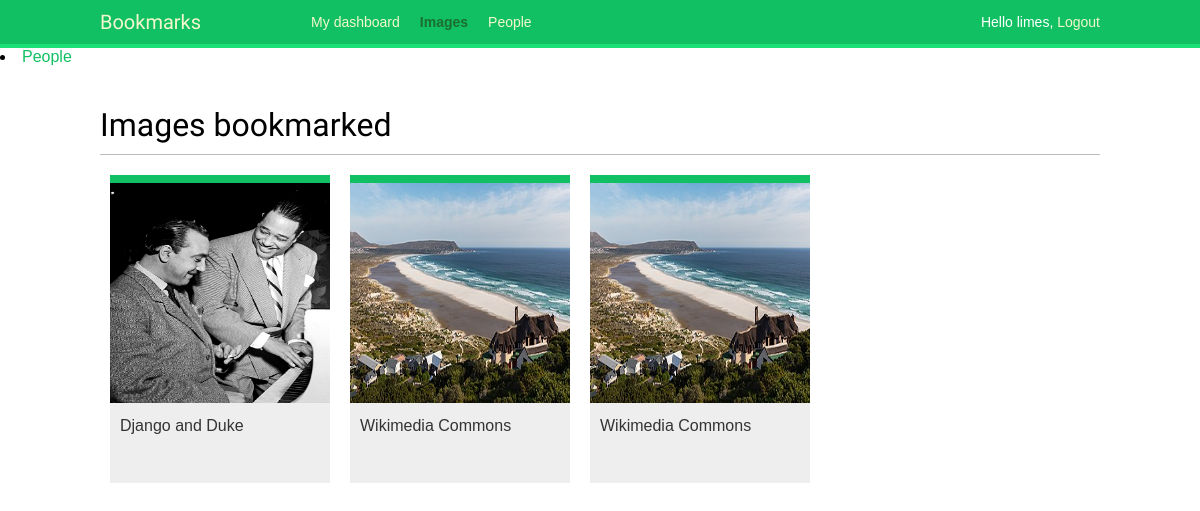
Page /images/ (signed in) on the committed database.
### images/models.py (models this page shows, shortened)
class Image(models.Model):
    user = models.ForeignKey(settings.AUTH_USER_MODEL, related_name='images_created', on_delete=models.CASCADE)
    title = models.CharField(max_length=200)
    slug = models.SlugField(max_length=200, blank=True)
    url = models.URLField(max_length=2000)
    image = models.ImageField(upload_to='images/%Y/%m/%d/')
    total_likes = models.PositiveIntegerField(default=0)
    description = models.TextField(blank=True)
    created = models.DateField(auto_now_add=True)
    users_like = models.ManyToManyField(settings.AUTH_USER_MODEL,related_name='images_liked',blank=True)
    class Meta:
        indexes = [
            models.Index(fields=['-created']),
            models.Index(fields=['-total_likes']),
        ]
        ordering = ['-created']
    def get_absolute_url(self):
        return reverse('images:detail', args=[self.id,self.slug])

### images/views.py (the view)
# urls.py: path('', views.image_list, name='list'),
@login_required
def image_list(request):
    images = Image.objects.all()
    paginator = Paginator(images, 8)
    page = request.GET.get('page')
    images_only = request.GET.get('images_only')
    try:
        images = paginator.page(page)
    except PageNotAnInteger:
        images = paginator.page(1)
    except EmptyPage:
        if images_only:
            return HttpResponse('')
        images = paginator.page(paginator.num_pages)
    if images_only:
        return render(request,
                      'images/image/list_images.html',
                      {'section': 'images',
                       'images': images})
    return render(request,
                  'images/image/list.html',
                   {'section': 'images',
                    'images': images})

### images/templates/images/image/list.html (shortened to what this page needs)
{% extends "base.html" %}
{% block content %}
  <h1>Images bookmarked</h1>
  <div id="image-list">
    {% include "images/image/list_images.html" %}
  </div>
{% endblock %}

### account/templates/base.html (shortened to what this page needs)
{% load static %}
<!DOCTYPE html>
<html>
    <head>
        <link href="{% static "css/base.css" %}" rel="stylesheet">
    </head>
    <body>
        <div id="header">
            <span class="logo">Bookmarks</span>
            {% if request.user.is_authenticated %}
                <ul class="menu">
                    <li {% if section == "dashboard" %}class="selected"{% endif %}>
                        <a href="{% url "dashboard" %}">My dashboard</a>
                    </li>
                    <li {% if section == "images" %}class="selected"{% endif %}>
                        <a href="#">Images</a>
                    </li>
                    <li {% if section == "people" %}class="selected"{% endif %}>
                        <a href="#">People</a>
                    </li>
                </ul>
            {% endif %}
            <span class="user">
            {% if request.user.is_authenticated %}
                Hello {{ request.user.first_name|default:request.user.username }},
                <a href="{% url "logout" %}">Logout</a>
            {% else %}
                <a href="{% url "login" %}">Log-in</a>
            {% endif %}
            </span>
        </div>
        <li {% if section == "people" %}class="selected"{% endif %}>
            <a href="{% url "user_list" %}">People</a>
        </li>
        <div id="content">
            {% block content %}
            {% endblock %}
        </div>
    </body>
</html>

### images/templates/images/image/list_images.html
{% load thumbnail %}
{% for image in images %}
  <div class="image">
    <a href="{{ image.get_absolute_url }}">
      {% thumbnail image.image 300x300 crop="smart" as im %}
      <a href="{{ image.get_absolute_url }}">
        <img src="{{ im.url }}">
      </a>
    </a>
    <div class="info">
      <a href="{{ image.get_absolute_url }}" class="title">
        {{ image.title }}
      </a>
    </div>
  </div>
{% endfor %}

### account/static/css/base.css (style rules this page uses)
body { margin: 0; padding: 0; font-family: helvetica, sans-serif; }
a { color: #12c064; text-decoration: none; }
h1, h2, h3, h4, h5, h6 { font-family: 'Muli', sans-serif; font-weight: normal; }
h1 { border-bottom: 1px solid #bbb; padding: 0 0 10px 0; margin: 10px 0 20px 0; }
#header { padding: 10px 100px; font-size: 14px; background: #12c064; color: #fff; border-bottom: 4px solid #1cdf78; overflow: auto; }
#header .logo { font-family: 'Muli', sans-serif; float: left; color: #f3f7cc; font-size: 20px; margin-right: 10%; }
#header ul.menu { list-style: none; float: left; margin: 0; padding: 0; }
#header ul.menu li { float: left; padding: 4px 10px; }
#header ul.menu li.selected a, #header ul.menu li.selected a:hover { color: #1b6d32; font-weight: bold; }
#header a { color: #f3f7cc; }
#header .user { float: right; padding-top: 4px; }
#content { padding: 30px 100px; }
#image-list { overflow: hidden; }
#image-list .image { float: left; width: 220px; height: 300px; margin: 0 10px 10px 10px; border-top: 8px solid #12c064; background: #eee; }
#image-list img { width: 220px; height: 220px; }
#image-list .info { padding: 10px; }
#image-list .info a { color: #333; }

### rows in the picture
Image: shows a picture, title "Django and Duke"
Image: title "Wikimedia Commons"
Image: title "Wikimedia Commons"

### other values in the picture
{{ request.user.first_name|default:request.user.username }} "limes"
